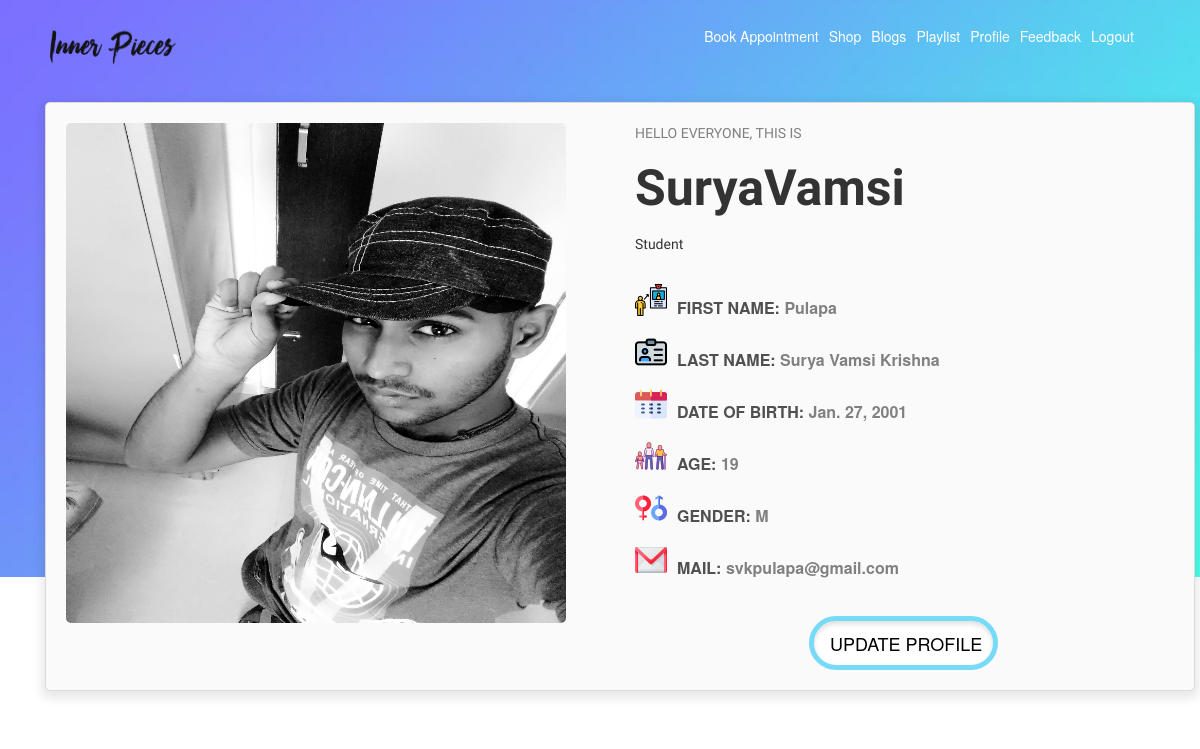
/profile/ (signed in), run on the app's committed database.
### users/models.py (models this page shows, shortened)
class User(AbstractUser):
    email = models.EmailField(verbose_name="email", max_length=60, unique=True)
    firstname = models.CharField(max_length = 200)
    lastname = models.CharField(max_length = 200)
    is_patient = models.BooleanField(default=False)
    is_doctor = models.BooleanField(default=False)
    image = models.ImageField(default='default.jpg',upload_to='profile_pics')
    tokey = models.CharField(max_length = 50, default='0')

class Patient(models.Model):
    user = models.OneToOneField(User, on_delete=models.CASCADE, primary_key=True)
    dob = models.DateField()
    age = models.IntegerField()
    CHOICES = (('M', 'Male'),('F', 'Female'),)
    gender = models.CharField(max_length = 1, choices = CHOICES)
    occupation = models.CharField(max_length = 200)

### users/views.py (the view)
# urls.py: path('profile/', user_views.profile, name='profile'),
@login_required
def profile(request):
	if request.user.is_patient:
		return render(request, 'users/profile_patient.html')
	else:
		return render(request, 'users/profile_doctor.html')

### users/templates/users/profile_patient.html (shortened to what this page needs)
{% load static %}
{% load crispy_forms_tags %}
<!DOCTYPE html>
<html>
<head>
	<link rel="stylesheet" href="https://cdnjs.cloudflare.com/ajax/libs/font-awesome/4.7.0/css/font-awesome.min.css">
	<link rel="stylesheet" href="https://stackpath.bootstrapcdn.com/bootstrap/4.4.1/css/bootstrap.min.css">
	<link rel="stylesheet" type="text/css" href="{% static 'style.css' %}">
	<link rel="stylesheet" href="https://unpkg.com/aos@next/dist/aos.css" >
	<link rel="stylesheet" href="https://maxcdn.bootstrapcdn.com/bootstrap/3.3.7/css/bootstrap.min.css">
	<link rel="stylesheet" href="path/to/font-awesome/css/font-awesome.min.css">
</head>
<body>
<nav class="navbar navbar-expand-lg fixed-top py-3" >
    <div class="container"><a href="{% url 'home-page' %}" class="navbar-brand"><img src="{% static 'logoname.png' %}" style="height: 40px; width: 132px;"></a>
          <div style="margin-left: 480px;">
          <div id="navbarSupportedContent" class="collapse navbar-collapse">
              <ul class="navbar-nav ml-auto">
                  <li class="nav-item active">
                      <a class="nav-link scroll-link" href="#one">Book Appointment <span class="sr-only">(current)</span></a>
                  </li>
                  <li class="nav-item">
                      <a class="nav-link scroll-link" href="{% url 'store' %}">Shop</a>
                  </li>
                  <li class="nav-item">
                      <a class="nav-link scroll-link" href="{% url 'blog-home' %}">Blogs</a>
                  </li>
                  <li class="nav-item">
                      <a class="nav-link scroll-link" href="#four">Playlist</a>
                  </li>
                  <li class="nav-item">
                      <a class="nav-link scroll-link" href="{% url 'profile' %}">Profile</a>
                  </li>
                  <li class="nav-item">
					<a class="nav-link scroll-link" href="{% url 'feedback' %}">Feedback</a>
				</li>
                  <li class="nav-item">
                      <a class="nav-link scroll-link" href="javascript:{document.getElementById('logout').submit()}" onclick="">Logout</a>
                  </li>
              </ul>
          </div>
          </div>
    </div>
  </nav>
	<div class="container">
		<div class="card" style="width: 120rem; : ">
			<div class="row">
				<div class="col-lg-6 col-md-6 col-xs-12 boxy">
					<div class="pictureContainer">
					</div>
				</div>
				<div class="col-lg-6 col-md-6 col-xs-12 boxy">
					<p style="color:grey;">HELLO EVERYONE, THIS IS</p>
					<p style="font-size: 50px;font-weight: bold">{{user.username}}</p>
					<p>{{user.patient.occupation}}</p>
			<br>
			<img src={% static "first_name.png" %} style="margin-right: 10px; margin-bottom: 20px;"/><span style="margin-bottom: 13px!important; font-weight: bold; color:gray;font-size: 16px;"><span style="color: rgb(80,80,80)">FIRST NAME: </span>{{user.firstname}}</span>
			<br>
			<img src={% static "last_name.png" %} style="margin-right: 10px; margin-bottom: 20px;"/><span style="margin-bottom: 13px!important; font-weight: bold; color:gray;font-size: 16px;"><span style="color: rgb(80,80,80)">LAST NAME:</span> {{user.lastname}}</span>
			<br>
			<img src={% static "calendar.png" %} style="margin-right: 10px; margin-bottom: 20px;" /><span style="margin-bottom: 13px!important; font-weight: bold; color:gray;font-size: 16px;"><span style="color: rgb(80,80,80)">DATE OF BIRTH:</span> {{user.patient.dob}}</span>
			<br>
			<img src={% static "age-range.png" %} style="margin-right: 10px; margin-bottom: 20px;" /><span style="margin-bottom: 13px!important; font-weight: bold; color:gray;font-size: 16px;"><span style="color: rgb(80,80,80)">AGE:</span> {{user.patient.age}}</span>
			<br>
			<img src={% static "sex.png" %} style="margin-right: 10px; margin-bottom: 20px;" /><span style="margin-bottom: 13px!important; font-weight: bold; color:gray;font-size: 16px;"><span style="color: rgb(80,80,80)">GENDER:</span> {{user.patient.gender}}</span>
			<br>
			<img src={% static "email.png" %} style="margin-right: 10px; margin-bottom: 20px;"/><span style="margin-bottom: 13px!important; font-weight: bold; color:gray;font-size: 16px;"><span style="color: rgb(80,80,80)">MAIL:</span> {{user.email}}</span>
			<br>
			<a href="{% url 'profile_update' %}" class="btn btn-primary btn-lg active" role="button" aria-pressed="true" id="updateProfile">UPDATE PROFILE</a>
				</div>
			</div>
		</div>
	</div>
</body>
</html>

### blog/static/style.css (style rules this page uses)
* { padding:0; margin:0; }

### data on the page
User: username "SuryaVamsi", patient.occupation "Student", firstname "Pulapa", lastname "Surya Vamsi Krishna", patient.dob "Jan. 27, 2001", patient.age "19", patient.gender "M", email "svkpulapa@gmail.com"
